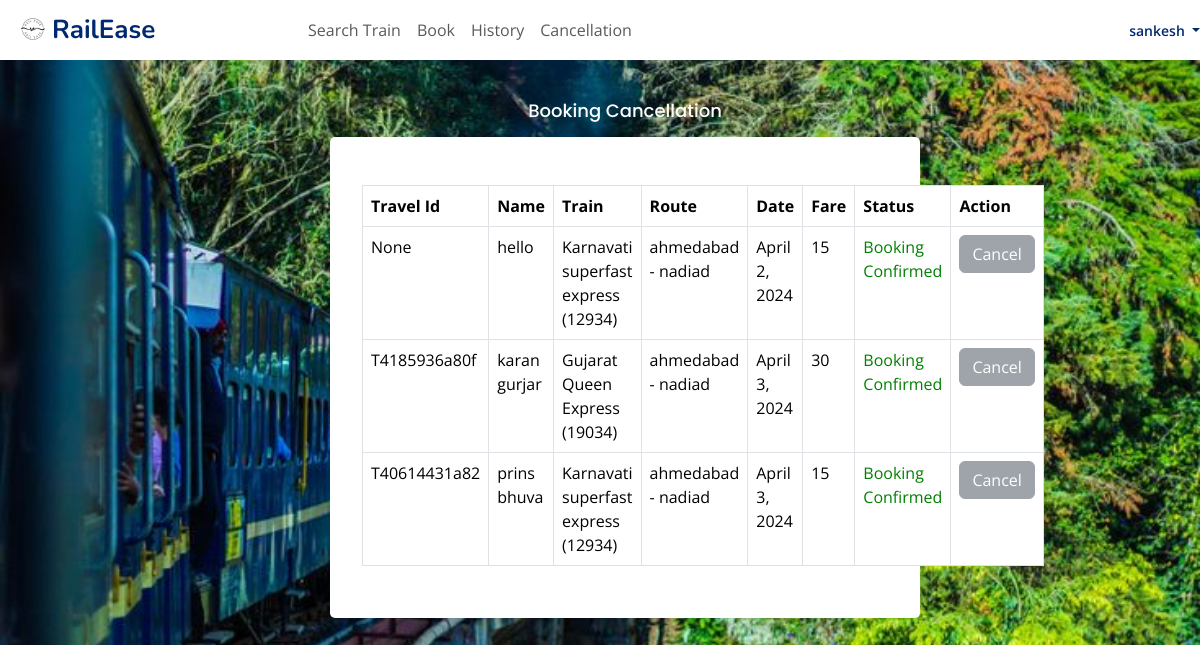
Page /cancelation/ (signed in) on the committed database.
### home/models.py (models this page shows, shortened)
class Travel(models.Model):
    user = models.ForeignKey(Register, on_delete=models.CASCADE, null=True)
    train = models.ForeignKey(Train, on_delete=models.CASCADE, null=True)
    name = models.CharField(max_length=100, null=True)
    travel_id = models.CharField(max_length=100, null=True, unique=True)  # Make it unique
    age = models.IntegerField(null=True)
    gender = models.CharField(max_length=30, null=True)
    route = models.CharField(max_length=100, null=True)
    status = models.CharField(max_length=30, null=True)
    date1 = models.DateField(null=True)
    fare = models.IntegerField(null=True)

class Train(models.Model):
    train_number = models.CharField(max_length=50, primary_key = True)
    train_name = models.CharField(max_length=100)
    origin = models.CharField(max_length=100)
    destination = models.CharField(max_length=100)
    departure_time = models.TimeField()
    arrival_time = models.TimeField()
    capacity = models.PositiveIntegerField()

### home/views.py (the view)
# urls.py: path('cancelation/',cancelation,name="cancelation"),
def cancelation(request):
    if not request.user.is_authenticated:
        return redirect('user_login')
    user2 = User.objects.filter(username=request.user.username).get()
    user1 = Register.objects.filter(user=user2).get()
    pro = Travel.objects.filter(user=user1)
    book = Book.objects.filter(user=user1)
    now = timezone.now().date()
    next_day = now + timedelta(days=1)
    d = {'user': user1, 'pro': pro, 'book': book, 'now': next_day}
    return render(request, 'cancelation.html', d)

### home/templates/cancelation.html (shortened to what this page needs)
{% extends "basic1.html" %}
{% block cont %}
<main id="main" class="main">
  <center>
    <h2 class="card-title" style=" color:white; ">Booking Cancellation</h2>
  </center>
  <div class="card">
    <div class="card-body mt-5 mb-3">
      <div class="container">
        {% if pro %}
          <table class="table table-bordered">
            <thead>
              <tr>
                <th>Travel Id</th>
                <th>Name</th>
                <th>Train</th>
                <th>Route</th>
                <th>Date</th>
                <th>Fare</th>
                <th>Status</th>
                <th>Action</th>
              </tr>
            </thead>
            <tbody>
              {% for travel in pro %}
                <tr>
                  <td>{{ travel.travel_id }}</td>
                  <td>{{ travel.name }}</td>
                  <td>
                    {{ travel.train.train_name }} ({{ travel.train.train_number }})
                  </td>
                  <td>{{ travel.route }}</td>
                  <td>{{ travel.date1 }}</td>
                  <td>{{ travel.fare }}</td>
                  {% if travel.status == 'set' %}
                    <td style="color: green">Booking Confirmed</td>
                  {% else %}
                    <td style="color: red">Pending</td>
                  {% endif %}
                  <td>
                    {% if travel.date1 > now and travel.status == 'set' %}
                      <a href="{% url 'delete_my_booking' travel.id %}" class="btn btn-danger">Cancel</a>
                    {% else %}
                      <button class="btn btn-secondary" disabled>Cancel</button>
                    {% endif %}
                  </td>
                </tr>
              {% endfor %}
            </tbody>
          </table>
        {% else %}
          <p>No records found.</p>
        {% endif %}
      </div>
    </div>
  </div>
</main>
{% endblock %}

### home/templates/basic1.html (shortened to what this page needs)
<!DOCTYPE html>
<html lang="en">
  {% load static %}
  <head>
    <link
      href="{% static 'assets/vendor/bootstrap/css/bootstrap.min.css' %}"
      rel="stylesheet"
    />
    <link
      href="{% static 'assets/vendor/bootstrap-icons/bootstrap-icons.css' %}"
      rel="stylesheet"
    />
    <link
      href="{% static 'assets/vendor/boxicons/css/boxicons.min.css' %}"
      rel="stylesheet"
    />
    <link
      href="{% static 'assets/vendor/quill/quill.snow.css' %}"
      rel="stylesheet"
    />
    <link
      href="{% static 'assets/vendor/quill/quill.bubble.css' %}"
      rel="stylesheet"
    />
    <link
      href="{% static 'assets/vendor/remixicon/remixicon.css' %}"
      rel="stylesheet"
    />
    <link
      href="{% static 'assets/vendor/simple-datatables/style.css' %}"
      rel="stylesheet"
    />
    <link href="{% static 'assets/css/style.css' %}" rel="stylesheet" />
    <link href="{% static 'assets/css/new_style_123.css' %}" rel="stylesheet" />
  <link rel="stylesheet" href="//code.jquery.com/ui/1.13.2/themes/base/jquery-ui.css">
<link
  rel="stylesheet"
  href="https://unpkg.com/@trevoreyre/autocomplete-js/dist/style.css"
/>
  </head>
  <body>
    <header id="header" class="header fixed-top d-flex align-items-center">
      <div class="d-flex align-items-center justify-content-between">
        <a href="{% url 'home'%}" class="logo d-flex align-items-center">
          <img src="{%static 'assets/img/logo.png'%}" alt="" />
          <span class="d-none d-lg-block">RailEase</span>
        </a>
      </div>
      <nav class="navbar navbar-expand-lg navbar-light  ">
        <div class="collapse navbar-collapse " id="navbarSupportedContent">
          <ul class="navbar-nav mr-auto">
            <li class="nav-item">
              <a class="nav-link" href="{% url 'get_train'%}">Search Train</a>
            </li>
            <li class="nav-item">
              <a class="nav-link" href="{%url 'get_station'%}">Book</a>
            </li>
            <li class="nav-item">
              <a class="nav-link" href="{%url 'my_booking'%}">History</a>
            </li>
            <li class="nav-item">
              <a class="nav-link" href="{%url 'cancelation'%}">Cancellation</a>
            </li>
          </ul>
        </div>
      </nav>
      <nav class="header-nav ms-auto">
          <ul id="nav-mobile" class="right hide-on-med-and-down">
            {% if request.user.is_authenticated %}
              <a
                class="nav-link nav-profile d-flex align-items-center pe-0"
                href="#"
                data-bs-toggle="dropdown"
              >
                <span class="d-none d-md-block dropdown-toggle ps-2">
                  {{ request.user.username }}
                </span>
              </a>
            {% else %}
              <li class="nav-item">
                <a href="{% url 'user_login' %}" class="custom-login-link">Login</a>
              </li>
            {% endif %}
          </ul>
      </nav>
    </header>
    {% block cont %} {% endblock %}
  </body>
</html>

### static/assets/css/style.css (style rules this page uses)
:root { scroll-behavior: smooth; }
body { font-family: "Open Sans", sans-serif; background: #f6f9ff; color: #444444; }
a { color: #4154f1; text-decoration: none; }
h1, h2, h3, h4, h5, h6 { font-family: "Nunito", sans-serif; }
#main { margin-top: 60px; justify-content: center; padding: 20px 30px; margin-right: 250px; transition: all 0.3s; }
.card { margin-bottom: 30px; border: none; border-radius: 5px; box-shadow: 0px 0 30px rgba(1, 41, 112, 0.1); }
.card-title { padding: 20px 0 15px 0; font-size: 18px; font-weight: 500; color: #012970; font-family: "Poppins", sans-serif; }
.card-body { padding: 0 20px 20px 20px; }
.logo { line-height: 1; }
@media (min-width: 1200px) { .logo { width: 280px; } }
.logo img { max-height: 26px; margin-right: 6px; }
.logo span { font-size: 26px; font-weight: 700; color: #012970; font-family: "Nunito", sans-serif; }
.header { transition: all 0.5s; z-index: 997; height: 60px; box-shadow: 0px 2px 20px rgba(1, 41, 112, 0.1); background-color: #fff; padding-left: 20px; }
.header-nav ul { list-style: none; }
.header-nav>ul { margin: 0; padding: 0; }
.header-nav .nav-profile { color: #012970; }
.header-nav .nav-profile span { font-size: 14px; font-weight: 600; }
@media (min-width: 1200px) { #main, #footer { margin-left: 300px; } }

### rows in the picture
Travel: travel_id "None", name "hello", train.train_name "Karnavati superfast express", train.train_number "12934", route "ahmedabad - nadiad", date1 "April 2, 2024", fare "15", status "Booking Confirmed", shows "Cancel"
Travel: travel_id "T4185936a80f", name "karan gurjar", train.train_name "Gujarat Queen Express", train.train_number "19034", route "ahmedabad - nadiad", date1 "April 3, 2024", fare "30", status "Booking Confirmed", shows "Cancel"
Travel: travel_id "T40614431a82", name "prins bhuva", train.train_name "Karnavati superfast express", train.train_number "12934", route "ahmedabad - nadiad", date1 "April 3, 2024", fare "15", status "Booking Confirmed", shows "Cancel"

### other values in the picture
{{ request.user.username }} "sankesh"
